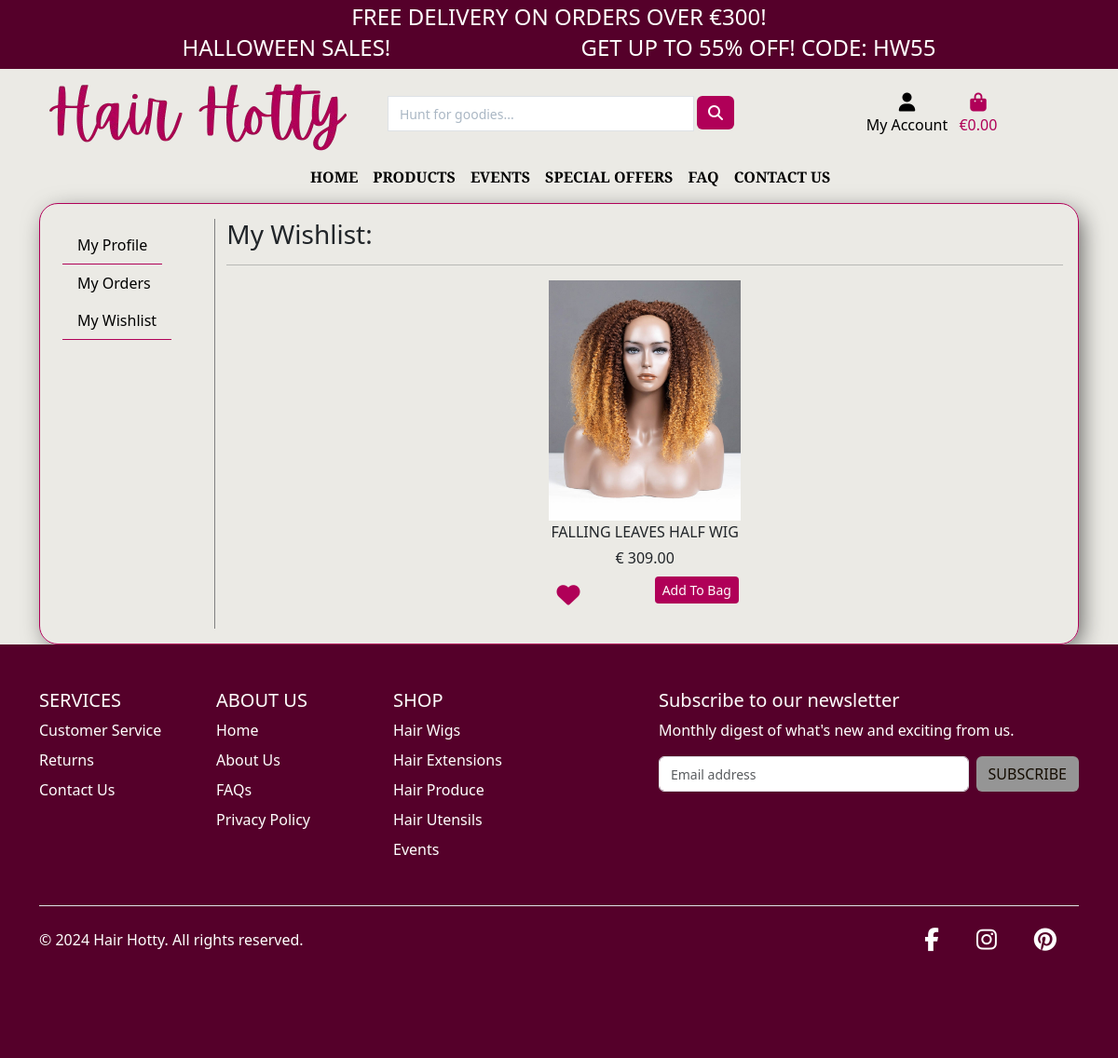
The page /profile/profile/1/wishlist/ (signed in) on the database as committed earlier.
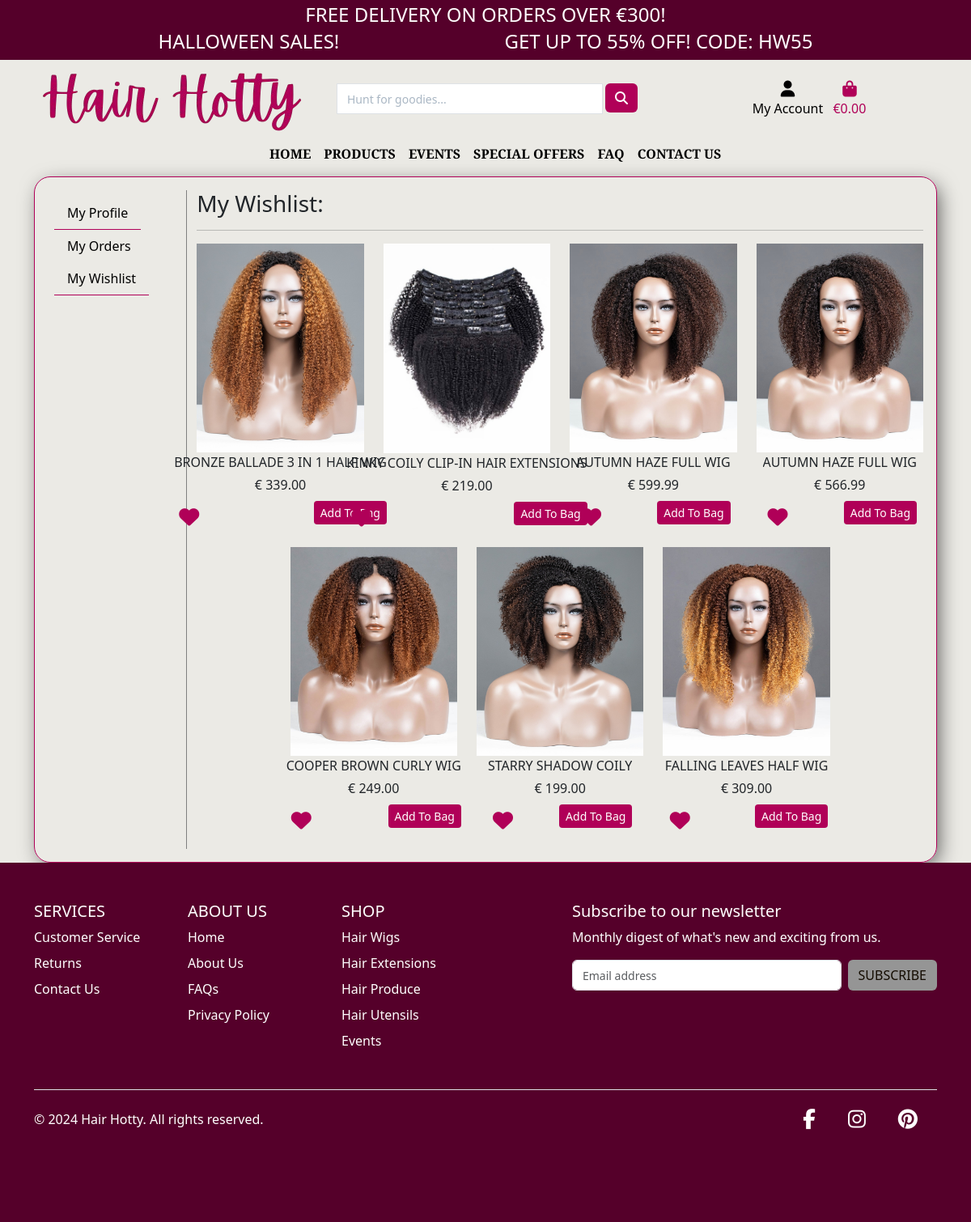
The same page on the database as committed later.
### profiles/models.py (models this page shows, shortened)
class Wishlist(models.Model):
    user = models.ForeignKey(UserProfile, on_delete=models.CASCADE)
    product = models.ForeignKey(Product, on_delete=models.CASCADE)
    created = models.DateTimeField(auto_now_add=True)

### products/models.py (models this page shows, shortened)
class Product(models.Model):
    category = models.ForeignKey('Category', null=True, blank=True, on_delete=models.SET_NULL)
    id = models.UUIDField(default=uuid.uuid4, unique=True, primary_key=True, editable=False)
    name = models.CharField(max_length=254)
    description = models.TextField()
    has_sizes = models.BooleanField(default=False,null=True, blank=True)
    stock_amount = models.IntegerField(
        default=1, validators=[MinValueValidator(0), MaxValueValidator(1000)])
    in_stock = models.BooleanField(default=True)
    price = models.DecimalField(max_digits=6, decimal_places=2)
    discount = models.IntegerField(null=True, blank=True)
    on_sale = models.BooleanField(default=False)
    sale_price = models.DecimalField(
        max_digits=6, decimal_places=2, null=True, blank=True)
    rating = models.DecimalField(max_digits=6, decimal_places=2, null=True, blank=True)
    image_url = models.URLField(max_length=1024, null=True, blank=True)
    image = models.ImageField(null=True, blank=True)

### profiles/views.py (the view)
# urls.py: path('profile/<int:profile_id>/wishlist/', views.my_wishlist, name='my_wishlist'),
@login_required
def my_wishlist(request, profile_id):
    profile = get_object_or_404(UserProfile, pk=profile_id)
    wishlist = Wishlist.objects.filter(user=profile).order_by('-created')
    context = {
        'wishlist': wishlist,
        'profile_id': profile.id,
    }
    return render(request, 'profiles/wishlist.html', context)

### profiles/templates/profiles/wishlist.html (shortened to what this page needs)
{% extends 'base.html' %}
{% load static %}
{% load widget_tweaks %}
{% block content %}
    <div class="container">
        <div class="row">
            <div class="col-12">
                <div class="custom-border p-3">
                    <div class="row">
                        {% include 'profiles/components/sidebar.html' %}
                        <div class="col-12 col-lg-10 mt-4 mt-lg-0">
                            <h4 class="text-start fs-3 fw-4">My Wishlist:</h4>
                            <hr>
                            <div class="row mt-3 d-flex justify-content-center">
                                {% if wishlist %}
                                {% for item in wishlist %}
                                <div class="col-sm-6 col-md-4 col-lg-4 col-xl-3 mb-3">
                                    <div class="product-grid d-flex flex-column align-items-center h-100">
                                        <div class="product-image">
                                            {% if item.product.image %}
                                            <a href="{% url 'product_detail' item.product.id %}" class="image">
                                                <img src="{{ item.product.image.url }}" alt="{{ item.product.name }}" class="img-fluid img-top">
                                            </a>
                                            {% else %}
                                            <a href="">
                                                <img class="img-fluid img-top" src="{{ MEDIA_URL }}noimage.png" alt="{{ item.product.name }}">
                                            </a>
                                            {% endif %}
                                        </div>
                                        <div class="product-content text-center">
                                            <p class="logo-font text-truncate mb-1">
                                                {{ item.product.name }}
                                            </p>
                                            <div class="price">€ {{ item.product.price }}</div>
                                            <div class="d-flex justify-content-between mt-2">
                                                <form class="product-links" method="POST" action="{% url 'wishlist_add' item.product.id %}">
                                                    <button type="submit" class="wishlist" value="submit" aria-label="remove from wishlist">
                                                        <i class="fa-solid fa-heart"></i>
                                                    </button>
                                                </form>
                                                <form action="{% url 'add_to_bag' item.product.id %}" method="POST">
                                                    <input type="submit" class="btn btn-cordovan btn-sm" value="Add To Bag">
                                                </form>
                                            </div>
                                        </div>
                                    </div>
                                </div>
                                {% endfor %}
                                {% else %}
                                <div class="d-grid gap-2">
                                    <p class="text-center">No items in wishlist</p>
                                    <a href="{% url 'products' %}" class="btn btn-cordovan d-block mx-auto">Browse Shop</a>
                                </div>
                                {% endif %}
                            </div>
                        </div>
                    </div>
                </div>
            </div>
        </div>
    </div>
{% endblock content %}

### templates/base.html (shortened to what this page needs)
{% load static %}
<!doctype html>
<html lang="en">
  <head>
    {% block corecss %}
        <link href="https://cdn.jsdelivr.net/npm/bootstrap@5.3.2/dist/css/bootstrap.min.css" rel="stylesheet"
>
        <link rel="stylesheet" href="{% static 'css/style.css' %}">
    {% endblock %}
  </head>
  <body>
    {% include 'components/header.html' %}
    {% block content %}
    {% endblock %}
    <footer class="text-center text-lg-start" id="footer">
      {% include 'components/footer.html' %}
   </footer>
  </body>
</html>

### templates/components/header.html (shortened to what this page needs)
{% load static %}
<header class="container-fluid">
    <div id="delivery-banner" class="row text-center">
        <div class="col bg-licorice text-white">
            <h4 class="logo-font my-1">Free delivery on orders over €{{ free_delivery_threshold }}!</h4>
            <div class="header-ticker">
                <h4 class="ticker-text logo-font">Halloween Sales!</h4>
                <h4 class="ticker-text logo-font">Get up to 55% off! Code: HW55 </h4>
            </div>
        </div>
    </div>
    <div id="topnav" class="row pt-lg-2 d-none d-lg-flex">
        <div class="col-12 col-lg-4 my-auto py-1 py-lg-0 text-center text-lg-left">
            <a href="{% url 'home' %}" class="nav-link">
                <img src="{% static 'images/logo.png' %}" alt="logo of hair hotty" class="logo-img">
            </a>
        </div>
        <div class="col-12 col-lg-4 my-auto py-1 py-lg-0">
            <form method="GET" action=" {% url 'products' %}">
                <div class="input-group w-100">
                    <input class="form-control border mx-1 rounded-0" type="text" name="q" placeholder="Hunt for goodies...">
                    <div class="input-group-append">
                        <button class="form-control btn btn-cordovan" type="submit" aria-label="search">
                            <span class="search-icon text-white">
                                <i class="fas fa-search" aria-hidden="true"></i>
                            </span>
                        </button>
                    </div>
                </div>
            </form>
        </div>
        <div class="col-12 col-lg-4 my-auto py-1 py-lg-0">
            <ul class="list-inline list-unstyled text-center text-lg-right my-0">
                <li class="list-inline-item dropdown">
                    <a class="text-black nav-link" href="#" id="account-options" aria-haspopup="true" aria-expanded="false"
                        data-bs-toggle="dropdown">
                        <div class="text-center">
                            <div><i class="fas fa-user fa-lg" aria-hidden="true"></i></div>
                            <p class="my-0">My Account</p>
                        </div>
                    </a>
                </li>
                <li class="list-inline-item">
                    <a class="text-cordovan font-weight-bold nav-link" href="{% url 'view_bag' %}">
                        <div class="text-center">
                            <div><i class="fas fa-shopping-bag fa-lg" aria-hidden="true"></i></div>
                            <p class="my-0">
                                {% if grand_total %}
                                €{{ grand_total|floatformat:2 }}
                                {% else %}
                                €0.00
                                {% endif %}
                            </p>
                        </div>
                    </a>
                </li>
            </ul>
        </div>
    </div>
    <div class="row px-3">
        <nav class="navbar navbar-expand-lg navbar-light w-100">
            <ul class="list-inline list-unstyled text-center text-lg-right my-0">
            </ul>
            <div class="navbar-collapse collapse" id="main-nav">
                <ul class="navbar-nav w-auto mx-auto">
                    <li class="nav-item">
                        <a class="logo-font font-weight-bold nav-link text-black mr-5" href="{% url 'home' %}" id="home-link">
                            HOME
                        </a>
                    </li>
                    <li class="nav-item dropdown">
                        <a class="logo-font font-weight-bold nav-link text-black mr-5" href="#" id="products-link" aria-haspopup="true"
                            aria-expanded="false" data-bs-toggle="dropdown">
                            PRODUCTS
                        </a>
                    </li>
                    <li class="nav-item dropdown">
                        <a class="logo-font font-weight-bold nav-link text-black mr-5" href="#" id="events-link" aria-haspopup="true"
                            aria-expanded="false" data-bs-toggle="dropdown">EVENTS</a>
                    </li>
                    <li class="nav-item dropdown">
                        <a class="logo-font font-weight-bold nav-link text-black" href="#" id="specials-link" aria-haspopup="true"
                            aria-expanded="false" data-bs-toggle="dropdown">
                            SPECIAL OFFERS
                        </a>
                    </li>
                    <li class="nav-item">
                        <a class="logo-font font-weight-bold nav-link text-black mr-5" href="{% url 'faq_page' %}">FAQ</a>
                    </li>
                    <li class="nav-item">
                        <a class="logo-font font-weight-bold nav-link text-black mr-5" href="{% url 'contact' %}">CONTACT US</a>
                    </li>
                </ul>
            </div>
        </nav>
    </div>
</header>

### profiles/templates/profiles/components/sidebar.html (shortened to what this page needs)
<div class="col-12 col-lg-2 sidebar">
    <div class="container text-start p-2" id="profile-nav">
        <div class="row">
            <div class="col-12">
                <ul class="nav flex-column mb-auto">
                    <li>
                        <a href="{% url 'profile' %}"
                            class="nav-link text-black {% if 'profile' in request.path %}active{% endif %}">My Profile</a>
                    </li>
                    <li>
                        <a href="{% url 'my_orders' profile_id %}"
                            class="nav-link text-black {% if 'orders' in request.path %}active{% endif %}">My Orders</a>
                    </li>
                    <li>
                        <a href="{% url 'my_wishlist' profile_id %}"
                            class="nav-link text-black {% if 'wishlist' in request.path %}active{% endif %}">My Wishlist</a>
                    </li>
                </ul>
            </div>
        </div>
    </div>
</div>

### templates/components/footer.html (shortened to what this page needs)
{% load static %}
<div class="container">
    <footer class="py-5">
      <div class="row"id="footer-links">
        <div class="col-6 col-md-2 mb-3">
          <h5>SERVICES</h5>
          <ul class="nav flex-column">
            <li class="nav-item mb-2"><a href="{% url 'contact' %}" class="nav-link p-0">Customer Service</a></li>
            <li class="nav-item mb-2"><a href="{% url 'returns' %}" class="nav-link p-0">Returns</a></li>
            <li class="nav-item mb-2"><a href="{% url 'contact' %}" class="nav-link p-0">Contact Us</a></li>
          </ul>
        </div>
        <div class="col-6 col-md-2 mb-3">
          <h5>ABOUT US</h5>
          <ul class="nav flex-column">
            <li class="nav-item mb-2"><a href="{% url 'home' %}" class="nav-link p-0">Home</a></li>
            <li class="nav-item mb-2"><a href="{% url 'about' %}" class="nav-link p-0">About Us</a></li>
            <li class="nav-item mb-2"><a href="{% url 'faq_page' %}" class="nav-link p-0">FAQs</a></li>
            <li class="nav-item mb-2"><a href="{% url 'privacy_policy' %}" class="nav-link p-0">Privacy Policy</a></li>
          </ul>
        </div>
        <div class="col-6 col-md-2 mb-3">
          <h5>SHOP</h5>
          <ul class="nav flex-column">
            <li class="nav-item mb-2"><a href="{% url 'products' %}?category=hair_wigs" class="nav-link p-0">Hair Wigs</a></li>
            <li class="nav-item mb-2"><a href="{% url 'products' %}?category=hair_extensions" class="nav-link p-0">Hair Extensions</a></li>
            <li class="nav-item mb-2"><a href="{% url 'products' %}?category=hair_produce" class="nav-link p-0">Hair Produce</a></li>
            <li class="nav-item mb-2"><a href="{% url 'products' %}?category=hair_utensils" class="nav-link p-0">Hair Utensils</a></li>
            <li class="nav-item mb-2"><a href="#" class="nav-link p-0">Events</a></li>
          </ul>
        </div>
        <div class="col-md-5 offset-md-1 mb-3">
          <form>
            <h5>Subscribe to our newsletter</h5>
            <p>Monthly digest of what's new and exciting from us.</p>
            <div class="d-flex flex-column flex-sm-row w-100 gap-2">
              <input id="newsletter1" type="text" class="form-control" placeholder="Email address">
              <button class="btn btn-gray text-uppercase" type="submit">Subscribe</button>
            </div>
          </form>
        </div>
      </div>
      <div class="d-flex flex-column flex-sm-row justify-content-between py-4 my-4 border-top">
        <p>© 2024 Hair Hotty. All rights reserved.</p>
        <ul class="list-unstyled d-flex" id="social-links">
            <li class="ms-3">
                <a href="https://www.facebook.com/profile.php?id=100064214191331" target="_blank" rel="noopener"
                class="me-4 text-reset text-white" aria-label="Link to Facebook">
                <i class="fab fa-facebook-f"></i>
                </a></li>
              <li class="ms-3"><a href="https://www.instagram.com/hairhotty/" target="_blank" rel="noopener" class="me-4 text-reset" aria-label="Link to Instagram">
                <i class="fab fa-instagram"></i>
              </a></li>
              <li class="ms-3"><a href="https://www.pinterest.com/" target="_blank" rel="noopener" class="me-4 text-reset" aria-label="Link to Pinterest">
                <i class="fab fa-pinterest"></i>
            </a></li>
        </ul>
      </div>
    </footer>
</div>

Rows that differ between the two databases and show on the page:
added Wishlist: product.image (picture), product.name "BRONZE BALLADE 3 IN 1 HALF WIG", product.price "339.00"
added Wishlist: product.image (picture), product.name "KINKY COILY CLIP-IN HAIR EXTENSIONS", product.price "219.00"
added Wishlist: product.image (picture), product.name "AUTUMN HAZE FULL WIG", product.price "599.99"
added Wishlist: product.image (picture), product.name "AUTUMN HAZE FULL WIG", product.price "566.99"
added Wishlist: product.image (picture), product.name "COOPER BROWN CURLY WIG", product.price "249.00"
added Wishlist: product.image (picture), product.name "STARRY SHADOW COILY", product.price "199.00"
